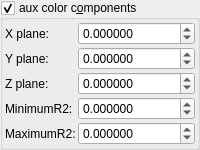
    <widget class="MyGroupBox" name="groupCheck_fold_color_aux_color_enabled">
     <property name="title">
      <string>aux color c&amp;omponents</string>
     </property>
     <property name="checkable">
      <bool>true</bool>
     </property>
     <layout class="QVBoxLayout" name="verticalLayout_11">
      <property name="leftMargin">
       <number>2</number>
      </property>
      <property name="topMargin">
       <number>2</number>
      </property>
      <property name="rightMargin">
       <number>2</number>
      </property>
      <property name="bottomMargin">
       <number>2</number>
      </property>
      <item>
       <layout class="QGridLayout" name="gridLayout_16" columnstretch="0,1">
        <property name="spacing">
         <number>2</number>
        </property>
        <item row="1" column="1">
         <widget class="MyDoubleSpinBox" name="spinbox3_mandelbox_color_x">
          <property name="sizePolicy">
           <sizepolicy hsizetype="Minimum" vsizetype="Maximum">
            <horstretch>0</horstretch>
            <verstretch>0</verstretch>
           </sizepolicy>
          </property>
          <property name="prefix">
           <string/>
          </property>
          <property name="suffix">
           <string/>
          </property>
          <property name="decimals">
           <number>6</number>
          </property>
          <property name="minimum">
           <double>-100.000000000000000</double>
          </property>
          <property name="maximum">
           <double>100.000000000000000</double>
          </property>
          <property name="singleStep">
           <double>0.100000000000000</double>
          </property>
         </widget>
        </item>
        <item row="1" column="0">
         <widget class="QLabel" name="label_29">
          <property name="text">
           <string>X plane:</string>
          </property>
         </widget>
        </item>
        <item row="4" column="0">
         <widget class="QLabel" name="label_42">
          <property name="text">
           <string>MinimumR2:</string>
          </property>
         </widget>
        </item>
        <item row="3" column="1">
         <widget class="MyDoubleSpinBox" name="spinbox3_mandelbox_color_z">
          <property name="sizePolicy">
           <sizepolicy hsizetype="Minimum" vsizetype="Maximum">
            <horstretch>0</horstretch>
            <verstretch>0</verstretch>
           </sizepolicy>
          </property>
          <property name="prefix">
           <string/>
          </property>
          <property name="suffix">
           <string/>
          </property>
          <property name="decimals">
           <number>6</number>
          </property>
          <property name="minimum">
           <double>-100.000000000000000</double>
          </property>
          <property name="maximum">
           <double>100.000000000000000</double>
          </property>
          <property name="singleStep">
           <double>0.100000000000000</double>
          </property>
         </widget>
        </item>
        <item row="4" column="1">
         <widget class="MyDoubleSpinBox" name="spinbox_mandelbox_color_Sp1">
          <property name="sizePolicy">
           <sizepolicy hsizetype="Minimum" vsizetype="Maximum">
            <horstretch>0</horstretch>
            <verstretch>0</verstretch>
           </sizepolicy>
          </property>
          <property name="prefix">
           <string/>
          </property>
          <property name="suffix">
           <string/>
          </property>
          <property name="decimals">
           <number>6</number>
          </property>
          <property name="minimum">
           <double>-100.000000000000000</double>
          </property>
          <property name="maximum">
           <double>100.000000000000000</double>
          </property>
          <property name="singleStep">
           <double>0.100000000000000</double>
          </property>
         </widget>
        </item>
        <item row="5" column="1">
         <widget class="MyDoubleSpinBox" name="spinbox_mandelbox_color_Sp2">
          <property name="sizePolicy">
           <sizepolicy hsizetype="Minimum" vsizetype="Maximum">
            <horstretch>0</horstretch>
            <verstretch>0</verstretch>
           </sizepolicy>
          </property>
          <property name="prefix">
           <string/>
          </property>
          <property name="suffix">
           <string/>
          </property>
          <property name="decimals">
           <number>6</number>
          </property>
          <property name="minimum">
           <double>-100.000000000000000</double>
          </property>
          <property name="maximum">
           <double>100.000000000000000</double>
          </property>
          <property name="singleStep">
           <double>0.100000000000000</double>
          </property>
         </widget>
        </item>
        <item row="2" column="1">
         <widget class="MyDoubleSpinBox" name="spinbox3_mandelbox_color_y">
          <property name="sizePolicy">
           <sizepolicy hsizetype="Minimum" vsizetype="Maximum">
            <horstretch>0</horstretch>
            <verstretch>0</verstretch>
           </sizepolicy>
          </property>
          <property name="prefix">
           <string/>
          </property>
          <property name="suffix">
           <string/>
          </property>
          <property name="decimals">
           <number>6</number>
          </property>
          <property name="minimum">
           <double>-100.000000000000000</double>
          </property>
          <property name="maximum">
           <double>100.000000000000000</double>
          </property>
          <property name="singleStep">
           <double>0.100000000000000</double>
          </property>
         </widget>
        </item>
        <item row="3" column="0">
         <widget class="QLabel" name="label_40">
          <property name="text">
           <string>Z plane:</string>
          </property>
         </widget>
        </item>
        <item row="5" column="0">
         <widget class="QLabel" name="label_43">
          <property name="text">
           <string>MaximumR2:</string>
          </property>
         </widget>
        </item>
        <item row="2" column="0">
         <widget class="QLabel" name="label_41">
          <property name="text">
           <string>Y plane:</string>
          </property>
         </widget>
        </item>
       </layout>
      </item>
     </layout>
    </widget>
